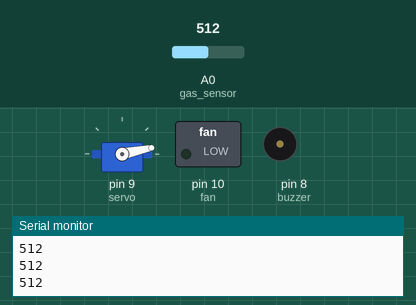
Recording of a sketch running on a simulated Arduino Uno, built with avr-gcc and run on an emulated ATmega328P. Shown: servo, switched loads named in the sketch (green lamp = pin HIGH), buzzer (waves = sounding, pin HIGH), the last lines printed to the serial monitor. Inputs (shaded band) come from the test bench; at power-on: A0 (gas_sensor) = 512. The modem accepts every AT command (registered, SIM ready, sends succeed) and sends nothing else.

Above: at 3.2 s.
3.3 s: A0 (gas_sensor) set to 635
4.8 s: A0 (gas_sensor) set to 658
At 5.3 s:
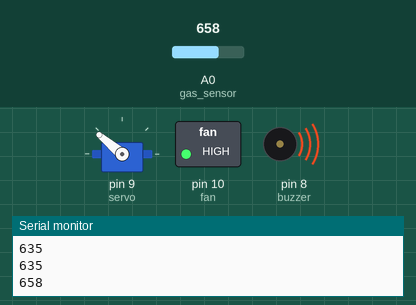
At 32.96 s:
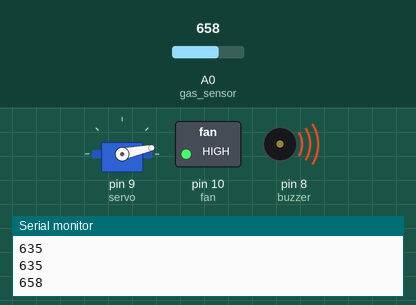
Timing chart, 0 to 34.4 s (numbered marks = the images above; inputs shaded):
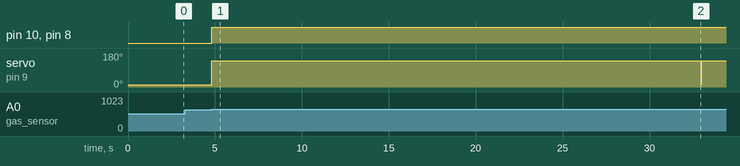

The sketch:

LPG_CALL_SMS-project_code-1.ino
```cpp
#include <Servo.h>
#define gas_sensor  A0 //MQ-2 Sensor A0 pin
#define buzzer      8  //Buzzer red wire
#define fan         10 //CPU Fan red wire

#include <SoftwareSerial.h>
SoftwareSerial sim900A(2, 3);//arduino pin 2 connected to TX pin of GSM module
                             //arduino pin 3 connected to RX pin of GSM module
                             //arduino GND pin connected to GND pin of GSM module
int sensor_value;
Servo servo;
String phoneNumber = "+91XXXXXXXXXX"; //change mobile number here to receive call/sms
String message = "               ALERT!!    \nGAS LEAKAGE DETECTED \nREGULATOR TURNED OFF"; //change content if required

void setup() {
  Serial.begin(9600);
  sim900A.begin(9600);
  delay(1000);
  sim900A.println("AT+CMGF=1");
  delay(1000);
  pinMode(buzzer, OUTPUT);
  pinMode(fan, OUTPUT);
  servo.attach(9); //servo motor signal pin attached to arduino pin 9
  servo.write(12); //regulator on
}

void loop() {
  sensor_value = analogRead(gas_sensor);
  Serial.println(sensor_value);
  if (sensor_value > 650) // change this value according to sensitivity of gas
  {
    digitalWrite(buzzer, HIGH);
    digitalWrite(fan, HIGH);
    servo.write(140);
    delay(1000);
    servo.detach();
    sendSMS(phoneNumber, message);
    makeCall(phoneNumber);
    servo.attach(9);
    servo.write(12);
  }
  else
  {
    digitalWrite(buzzer, LOW);
    digitalWrite(fan, LOW);
    servo.write(12);
  }
  delay(50);
}


void sendSMS(String phoneNumber, String message) {
  sim900A.print("AT+CMGS=\"" + phoneNumber + "\"\r");
  delay(1000);
  sim900A.print(message);
  delay(1000);
  sim900A.print((char)26);
  delay(1000);

    delay(3000);
}


void makeCall(String phoneNumber) {
  sim900A.println("ATD" + phoneNumber + ";");
  delay(20000);
  sim900A.println("ATH");
  delay(1000);
}
```

Measured:
- the behaviour switches between 650 and 651 on A0 (gas_sensor) (found by bisection; images 0 and 1)
- after the input at 4.8 s, pin 10 (fan), pin 8 (buzzer): LOW → HIGH at once; servo on pin 9 (servo): 12° → 140° at once
